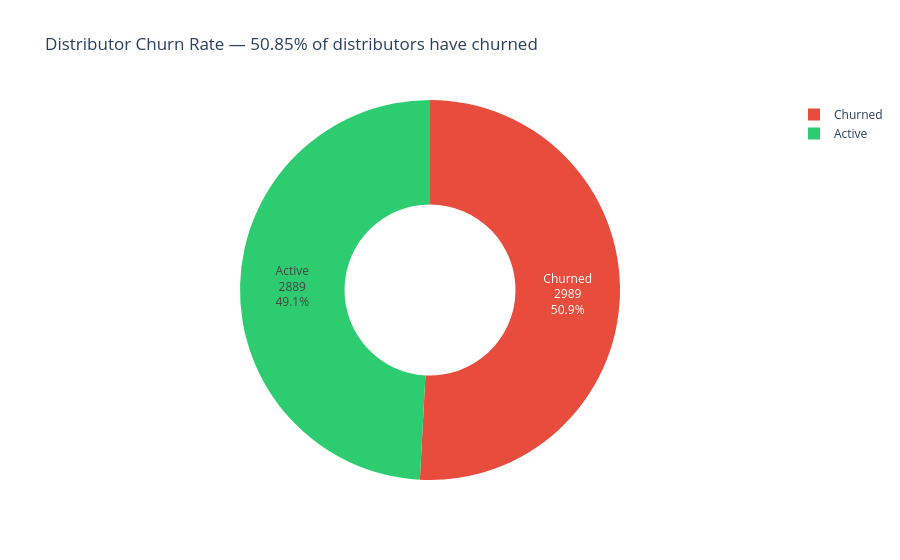

The code cell stored with this chart in its notebook:
### Code cell
# ── INSIGHT 1: Churn rate overview ───────────────────────────────────────────
churn_counts = df["churned"].value_counts().reset_index()
churn_counts.columns = ["churned", "count"]
churn_counts["label"] = churn_counts["churned"].map({0: "Active", 1: "Churned"})
churn_counts["pct"]   = (churn_counts["count"] / churn_counts["count"].sum() * 100).round(1)

fig = px.pie(
    churn_counts,
    names="label",
    values="count",
    color="label",
    color_discrete_map={"Active": "#2ecc71", "Churned": "#e74c3c"},
    title="Distributor Churn Rate — 50.85% of distributors have churned",
    hole=0.45
)
fig.update_traces(textinfo="percent+label+value")
fig.show()

# Business observation
print("""
📌 Business Insight:
   1 in 2 distributors has not placed an order in 90+ days.
   In FMCG this signals a serious route-to-market gap —
   either competitor penetration or service dissatisfaction.
""")

### Figure 1 — Plotly figure (JSON) as saved in the notebook; plotly's stock layout.template omitted (floating-point values rounded to 4 significant figures)
{"data": [{"customdata": [["Churned"], ["Active"]], "domain": {"x": [0, 1], "y": [0, 1]}, "hole": 0.45, "hovertemplate": "label=%{customdata[0]}<br>count=%{value}<extra></extra>", "labels": ["Churned", "Active"], "legendgroup": "", "marker": {"colors": ["#e74c3c", "#2ecc71"]}, "name": "", "showlegend": true, "textinfo": "percent+label+value", "type": "pie", "values": [2989, 2889]}], "layout": {"legend": {"tracegroupgap": 0}, "title": {"text": "Distributor Churn Rate — 50.85% of distributors have churned"}}}
